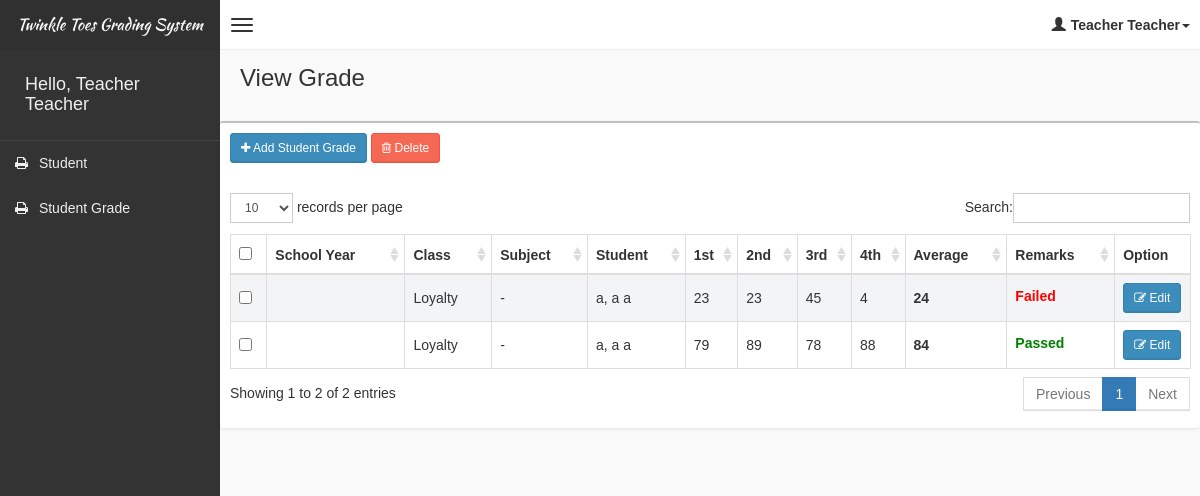
/system/pages/studgrade/studgrade.php (signed in), run on the app's committed database.
### tables this page shows
CREATE TABLE IF NOT EXISTS `tblteacher` (
  `id` int(11) NOT NULL AUTO_INCREMENT,
  `lname` varchar(20) NOT NULL,
  `fname` varchar(20) NOT NULL,
  `mname` varchar(20) NOT NULL,
  `contact` int(20) NOT NULL,
  `address` text NOT NULL,
  `username` varchar(20) NOT NULL,
  `password` varchar(20) NOT NULL,
  PRIMARY KEY (`id`)
);

CREATE TABLE IF NOT EXISTS `tblstudentgrade` (
  `id` int(11) NOT NULL AUTO_INCREMENT,
  `studentid` int(11) NOT NULL,
  `schoolyearid` int(11) NOT NULL,
  `subjectid` int(11) NOT NULL,
  `classid` int(11) NOT NULL,
  `adviserid` int(11) NOT NULL,
  `1stgrading` int(11) NOT NULL,
  `2ndgrading` int(11) NOT NULL,
  `3rdgrading` int(11) NOT NULL,
  `4thgrading` int(11) NOT NULL,
  `gradeaverage` int(11) NOT NULL,
  `remarks` varchar(20) NOT NULL,
  PRIMARY KEY (`id`)
);

CREATE TABLE IF NOT EXISTS `tblclass` (
  `id` int(11) NOT NULL AUTO_INCREMENT,
  `classname` varchar(20) NOT NULL,
  `schoolyearid` int(11) NOT NULL,
  `yearlevelid` int(11) NOT NULL,
  PRIMARY KEY (`id`)
);

### system/pages/studgrade/studgrade.php (the view, shortened to what this page needs)
<!DOCTYPE html>
<html>
    <?php include('../head_css.php'); ?>
    <body class="skin-black">
        <?php
        include "../connection.php";
        ?>
        <?php include('../header.php'); ?>
        <div class="wrapper row-offcanvas row-offcanvas-left">
            <?php include('../sidebar-left.php'); ?>
            <aside class="right-side">
                <section class="content-header">
                    <h1>
                        View Grade
                    </h1>
                </section>
                <section class="content">
                    <div class="row">
                            <div class="box">
                                <div class="box-header">
                                    <div style="padding:10px;">
                                        <button class="btn btn-primary btn-sm" data-toggle="modal" data-target="#addStudGradeModal"><i class="fa fa-plus" aria-hidden="true"></i> Add Student Grade</button>
                                        <button class="btn btn-danger btn-sm" data-toggle="modal" data-target="#deleteModal"><i class="fa fa-trash-o" aria-hidden="true"></i> Delete</button>
                                    </div>
                                </div>
                                <div class="box-body table-responsive">
                                <form method="post">
                                    <table id="table" class="table table-bordered table-striped">
                                        <thead>
                                            <tr>
                                                <th style="width: 20px !important;"><input type="checkbox" name="chk_delete[]" class="cbxMain" onchange="checkMain(this)" /></th>
                                                <th>School Year</th>
                                                <th>Class</th>
                                                <th>Subject</th>
                                                <th>Student</th>
                                                <th>1st</th>
                                                <th>2nd</th>
                                                <th>3rd</th>
                                                <th>4th</th>
                                                <th>Average</th>
                                                <th>Remarks</th>
                                                <th style="width: 40px !important;">Option</th>
                                            </tr>
                                        </thead>
                                        <tbody>
                                            <?php
                                            $squery = mysqli_query($con, "SELECT *,sg.id as sgid, CONCAT(t.lname, ', ', t.fname, ' ', t.mname)  as tname, CONCAT(s.lname, ', ', s.fname, ' ', s.mname)  as sname
                                                                        FROM tblstudentgrade sg
                                                                        LEFT JOIN tblstudentclass sc ON sg.classid = sc.classid
                                                                        AND sg.studentid = sc.studentid
                                                                        AND sg.subjectid = sc.subjectid
                                                                        LEFT JOIN tblstudent s ON sg.studentid = s.id
                                                                        LEFT JOIN tblteacheradvisory ta ON sg.classid = ta.classid
                                                                        LEFT JOIN tblteacher t ON sg.adviserid = t.id
                                                                        LEFT JOIN tblclass c ON sg.classid = c.id
                                                                        LEFT JOIN tblschoolyear sy ON sg.schoolyearid = sy.id
                                                                        LEFT JOIN tblsubjects sb on sg.subjectid = sb.id
                                                                        where sg.adviserid = '".$_SESSION['userid']."' ");
                                            while($row = mysqli_fetch_array($squery))
                                            {
                                                echo '
                                                <tr>
                                                    <td><input type="checkbox" name="chk_delete[]" class="chk_delete" value="'.$row['sgid'].'" /></td>
                                                    <td>'.$row['schoolyear'].'</td>
                                                    <td>'.$row['classname'].'</td>
                                                    <td>'.$row['subjectname'].' - '.$row['description'].'</td>
                                                    <td>'.$row['sname'].'</td>
                                                    <td>'.$row['1stgrading'].'</td>
                                                    <td>'.$row['2ndgrading'].'</td>
                                                    <td>'.$row['3rdgrading'].'</td>
                                                    <td>'.$row['4thgrading'].'</td>
                                                    <td><b>'.$row['gradeaverage'].'</b></td>
                                                    <td>'.($row['remarks'] == "Passed" ? "<label style='color:green'>".$row['remarks']."</label>" : (($row['remarks'] == "Failed") ? "<label style='color:red'>".$row['remarks']."</label>" : "<label style='color:black'>No Final Remarks</label>")) .'</td>
                                                    <td><button class="btn btn-primary btn-sm" data-target="#editModal'.$row['sgid'].'" data-toggle="modal"><i class="fa fa-pencil-square-o" aria-hidden="true"></i> Edit</button></td>
                                                </tr>
                                                ';
                                            }
                                            ?>
                                        </tbody>
                                    </table>
                                    </form>
                                </div>
                            </div>
                    </div>
                </section>
            </aside>
        </div>
    </body>
</html>

### system/pages/head_css.php (shortened to what this page needs)
<head>
    <link href="../../css/bootstrap.min.css" rel="stylesheet" type="text/css" />
    <link href="../../css/font-awesome.min.css" rel="stylesheet" type="text/css" />
    <link href="../../css/ionicons.min.css" rel="stylesheet" type="text/css" />
    <link href="../../js/morris/morris-0.4.3.min.css" rel="stylesheet" type="text/css" />
    <link href="../../css/AdminLTE.css" rel="stylesheet" type="text/css" />
    <link href="../../css/datatables/dataTables.bootstrap.css" rel="stylesheet" type="text/css" />
</head>

### system/pages/header.php (shortened to what this page needs)
<?php
 echo  '<header class="header">
          <a href="#" class="logo">
              Twinkle Toes Grading System
          </a>
          <nav class="navbar navbar-static-top" role="navigation">
              <a href="#" class="navbar-btn sidebar-toggle" data-toggle="offcanvas" role="button">
                  <span class="sr-only">Toggle navigation</span>
                  <span class="icon-bar"></span>
                  <span class="icon-bar"></span>
                  <span class="icon-bar"></span>
              </a>
              <div class="navbar-right">
                  <ul class="nav navbar-nav">
                      <li class="dropdown user user-menu">
                          <a href="#" class="dropdown-toggle" data-toggle="dropdown">
                              <i class="glyphicon glyphicon-user"></i>';
                              if($_SESSION['role'] == "Administrator"){
                                  $user = mysqli_query($con,"SELECT * from tbladmin where id = '".$_SESSION['userid']."' ");
                                  while($row = mysqli_fetch_array($user)){
                                      $_SESSION['user'] = $row['accounttype'];
                                      echo'<span>'.$row['accounttype'].'<i class="caret"></i></span>';
                                  }
                              }
                              elseif($_SESSION['role'] == "Teacher"){
                                  $user = mysqli_query($con,"SELECT * from tblteacher where id = '".$_SESSION['userid']."' ");
                                  while($row = mysqli_fetch_array($user)){
                                      echo'<span>'.$row['fname'].' '.$row['lname'].'<i class="caret"></i></span>';
                                  }
                              }
                              elseif($_SESSION['role'] == "Student"){
                                  $user = mysqli_query($con,"SELECT * from tblrealadmin where id = '".$_SESSION['userid']."' ");
                                  while($row = mysqli_fetch_array($user)){
                                      $_SESSION['user'] = $row['fname'].' '.$row['lname'];
                                      echo'<span>'.$row['fname'].' '.$row['lname'].'<i class="caret"></i></span>';
                                  }
                              }
                          echo '</a>
                          <ul class="dropdown-menu">
                              <li class="user-header bg-light-blue">
                                  <p>
                                      '.$_SESSION['user'].'
                                  </p>
                              </li>
                              <li class="user-footer">
                                  <div class="pull-left">
                                      <a href="#" class="btn btn-default btn-flat" data-toggle="modal" data-target="#editProfileModal">Edit Profile</a>
                                  </div>
                                  <div class="pull-right">
                                      <a href="../../logout.php" class="btn btn-default btn-flat">Sign out</a>
                                  </div>
                              </li>
                          </ul>
                      </li>
                  </ul>
              </div>
          </nav>
      </header>'; ?>

### system/pages/sidebar-left.php (shortened to what this page needs)
<?php
	echo '
	<aside class="left-side sidebar-offcanvas">
                <section class="sidebar">
                    <div class="user-panel">
                        <div class="pull-left info">
                            <h4>Hello, ';
                                if($_SESSION['role'] == "Administrator"){
                                    $user = mysqli_query($con,"SELECT * from tbladmin where id = '".$_SESSION['userid']."' ");
                                    while($row = mysqli_fetch_array($user)){
                                        $_SESSION['user'] = $row['accounttype'];
                                        echo $row['accounttype'];
                                    }
                                }
                                elseif($_SESSION['role'] == "Teacher"){
                                    $user = mysqli_query($con,"SELECT * from tblteacher where id = '".$_SESSION['userid']."' ");
                                    while($row = mysqli_fetch_array($user)){
                                        echo $row['fname'].' '.$row['lname'];
                                    }
                                }
                                elseif($_SESSION['role'] == "Student"){
                                    $user = mysqli_query($con,"SELECT * from tblrealadmin where id = '".$_SESSION['userid']."' ");
                                    while($row = mysqli_fetch_array($user)){
                                        $_SESSION['user'] = $row['fname'].' '.$row['lname'];
                                        echo $row['fname'].' '.$row['lname'] ;
                                    }
                                }
                                echo '
                            </h4>
                        </div>
                    </div>
                    <ul class="sidebar-menu">';
                        if($_SESSION['role'] == "Administrator"){
                            echo '
                            <li>
                                <a href="../dashboard/dashboard.php">
                                    <i class="fa  fa-dashboard"></i> <span>Dashboard</span>
                                </a>
                            </li>
                            <li>
                                <a href="../schoolyear/schoolyear.php">
                                    <i class="fa fa-calendar"></i> <span>School Year</span>
                                </a>
                            </li>
                            <li>
                                <a href="../yearlevel/yearlevel.php">
                                    <i class="fa fa-calendar"></i> <span>Grade Level</span>
                                </a>
                            </li>
                            <li>
                                <a href="../student/student.php">
                                    <i class="fa fa-user"></i> <span>Students</span>
                                </a>
                            </li>
                            <li>
                                <a href="../studentclass/studentclass.php">
                                    <i class="fa fa-user"></i> <span>Student Class</span>
                                </a>
                            </li>
                            <li>
                                <a href="../teacher/teacher.php">
                                    <i class="fa fa-user"></i> <span>Teacher</span>
                                </a>
                            </li>
                            <li>
                                <a href="../teacheradvisory/teacheradvisory.php">
                                    <i class="fa fa-user"></i> <span>Advisory Class</span>
                                </a>
                            </li>
                            <li>
                                <a href="../subject/subject.php">
                                    <i class="fa fa-book"></i> <span>Subject</span>
                                </a>
                            </li>
                            <li>
                                <a href="../class/class.php">
                                    <i class="fa fa-book"></i> <span>Class</span>
                                </a>
                            </li>
                            <li>
                                 <a href="../aboutus.php">
                                    <i class="fa fa-question"></i> <span>About Us</span>
                                </a>
                            </li>';
                        }
                        elseif($_SESSION['role'] == "Teacher"){
                            echo '
                            <li>
                                <a href="../student/student.php">
                                    <i class="fa fa-print"></i> <span>Student</span>
                                </a>
                            </li>
                            <li>
                                <a href="../studgrade/studgrade.php">
                                    <i class="fa fa-print"></i> <span>Student Grade</span>
                                </a>
                            </li>';
                        }
                        echo'
                    </ul>
                </section>
            </aside>
	';
?>

### data on the page
tblteacher: fname "Teacher", lname "Teacher"
tblstudentgrade: classid.classname "Loyalty", sname "a, a a", 1stgrading "23", 2ndgrading "23", 3rdgrading "45", 4thgrading "4", gradeaverage "24", remarks "Failed"
tblstudentgrade: classid.classname "Loyalty", sname "a, a a", 1stgrading "79", 2ndgrading "89", 3rdgrading "78", 4thgrading "88", gradeaverage "84", remarks "Passed"
